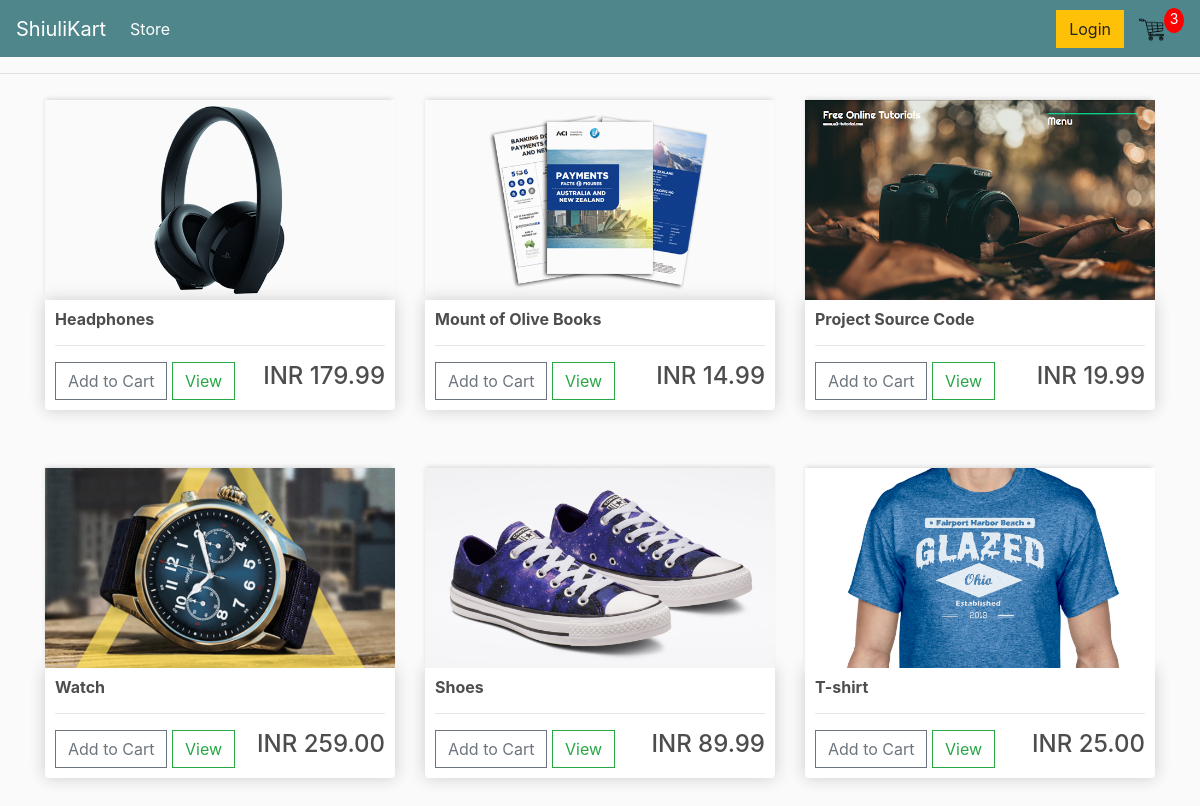
The app's page / (signed in) with its own data.
### store/models.py (models this page shows, shortened)
class Product(models.Model):
    name = models.CharField(max_length=255, null=True)
    price = models.DecimalField(max_digits=7, decimal_places=2)
    digital = models.BooleanField(default=False, null=True, blank=False)
    image = models.ImageField(null=True, blank=True)
    @property
    def ImageURL(self):
        try:
            url = self.image.url
        except:
            url = ''
        return url

### store/views.py (the view)
# urls.py: path('', include('store.urls')),
def store(request):
	data = cartData(request)
	cartItems = data['cartItems']
	products = Product.objects.all()
	context = {'products': products, 'cartItems': cartItems}
	return render(request, 'store/store.html', context)

### store/models.py (called while the page is built)
    @property
    def get_cart_items(self):
        orderitems = self.orderitem_set.all()
        total = sum([item.quantity for item in orderitems])
        return total

### store/utils.py (called while the page is built)
def cartData(request):
    if request.user.is_authenticated:
        customer = request.user.customer
        order, created = Order.objects.get_or_create(customer=customer, complete=False)
        items = order.orderitem_set.all()
        cartItems = order.get_cart_items
    else:
        cookieData = cookieCart(request)
        cartItems = cookieData['cartItems']
        order = cookieData['order']
        items = cookieData['items']
    return {'cartItems': cartItems, 'order': order, 'items': items}

### store/templates/store/store.html
{% extends 'store/main.html' %}
{% load static %}
{% block content %}
	<div class="row">
		{% for product in products %}
			<div class="col-lg-4 mb-5">
				<img class="thumbnail" src="{{ product.ImageURL }}" alt="">
				<div class="box-element product">
					<h6><strong>{{ product.name }}</strong></h6>
					<hr>
					<button data-product={{ product.id }} data-action="add" class="btn btn-outline-secondary add-btn update-cart">Add to Cart</button>
					<a class="btn btn-outline-success" href="#">View</a>
					<h4 style="display: inline-block; float: right;">INR {{ product.price| floatformat:2 }}</h4>
				</div>
			</div>
		{% endfor %}
	</div>
{% endblock %}

### static/css/main.css (style rules this page uses)
body { background-color: hsl(0, 0%, 98%); }
h1,h2,h3,h4,h5,h6 { color:hsl(0, 0%, 30%); }
.box-element { box-shadow:hsl(0, 0%, 80%) 0 0 16px; background-color: #fff; border-radius: 4px; padding: 10px; }
.thumbnail { width: 100%; height: 200px; -webkit-box-shadow: -1px -3px 5px -2px rgba(214,214,214,1); -moz-box-shadow: -1px -3px 5px -2px rgba(214,214,214,1); box-shadow: -1px -3px 5px -2px rgba(214,214,214,1); }
.product { border-radius: 0 0 4px 4px; }
.col-lg-4, .col-lg-6, .col-lg-8, .col-lg-12 { margin-top: 10px; }
.btn { border-radius: 0; }

### records on screen
Product: ImageURL (picture), name "Headphones", price "179.99"
Product: ImageURL (picture), name "Mount of Olive Books", price "14.99"
Product: ImageURL (picture), name "Project Source Code", price "19.99"
Product: ImageURL (picture), name "Watch", price "259.00"
Product: ImageURL (picture), name "Shoes", price "89.99"
Product: ImageURL (picture), name "T-shirt", price "25.00"

### other values on screen
{{ cartItems }} "3"
